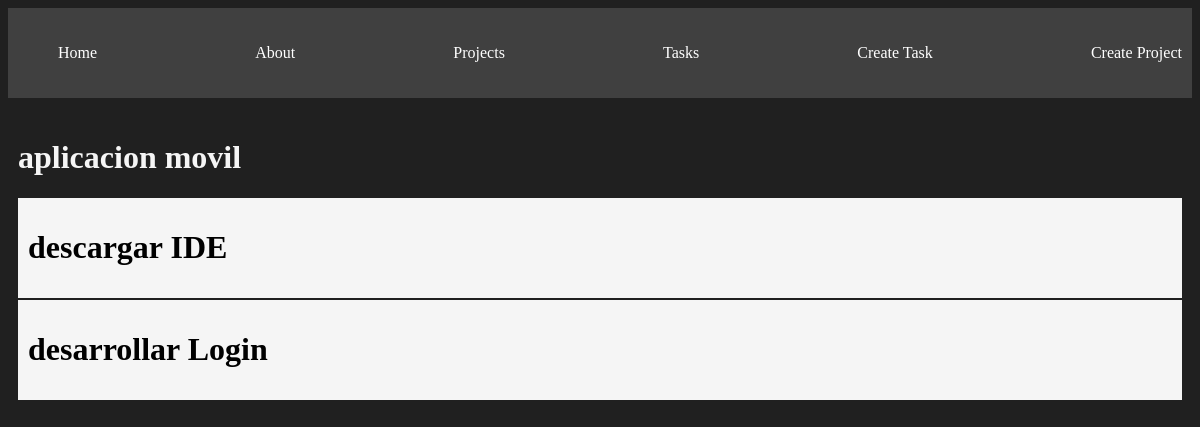
Before: /projects/1 with the older database file.
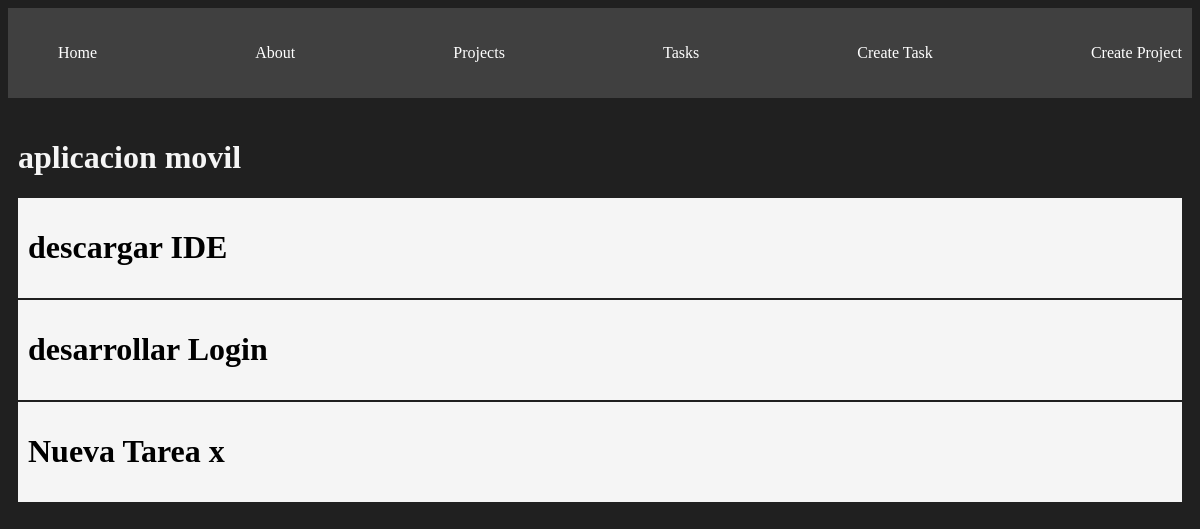
After: the same page with the newer database file.
### myapp/models.py (models this page shows, shortened)
class Task(models.Model):
    tittle = models.CharField(max_length=200)
    description = models.TextField()
    project = models.ForeignKey(Project, on_delete=models.CASCADE)
    done = models.BooleanField(default=False)

### myapp/views.py (the view)
# urls.py: path('projects/<int:id>', views.project_detail, name="project_detail"),
def project_detail(request, id):
    project = get_object_or_404(Project, id=id)
    tasks = Task.objects.filter(project_id=id)
    return render(request, 'projects/detail.html', {
        'project': project,
        'tasks': tasks
    })

### myapp/models.py (called while the page is built)
    def __str__(self):
        return self.name

### myapp/templates/projects/detail.html
{% extends 'layouts/base.html' %}
{% block content %}
<h1>{{project}}</h1>
{% for task in tasks %}
<div class="card">
    <h1>{{task.tittle}}</h1>
</div>
{% endfor %}
{% endblock %}

Changed rows visible on the page:
added Task: tittle "Nueva Tarea x"
